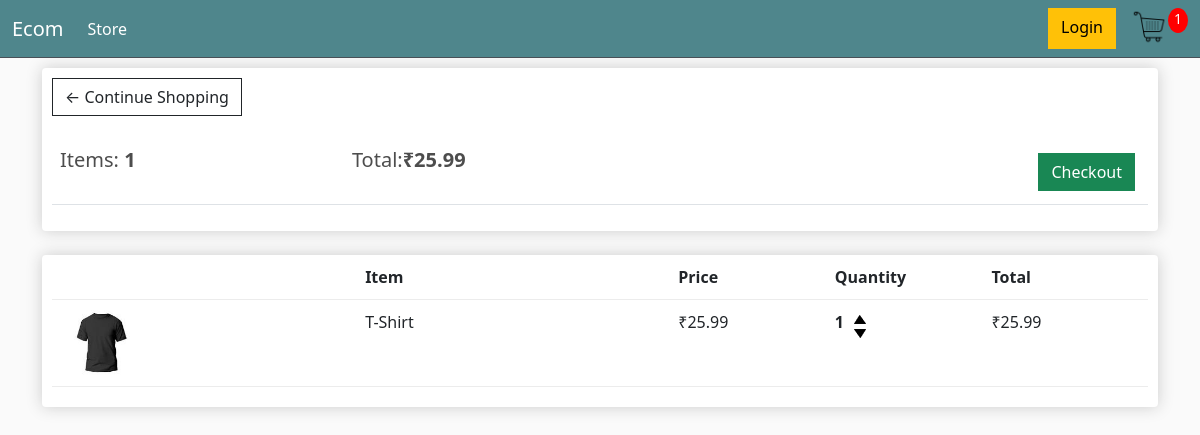
/cart/ (signed in), run on an earlier commit of the app's database.
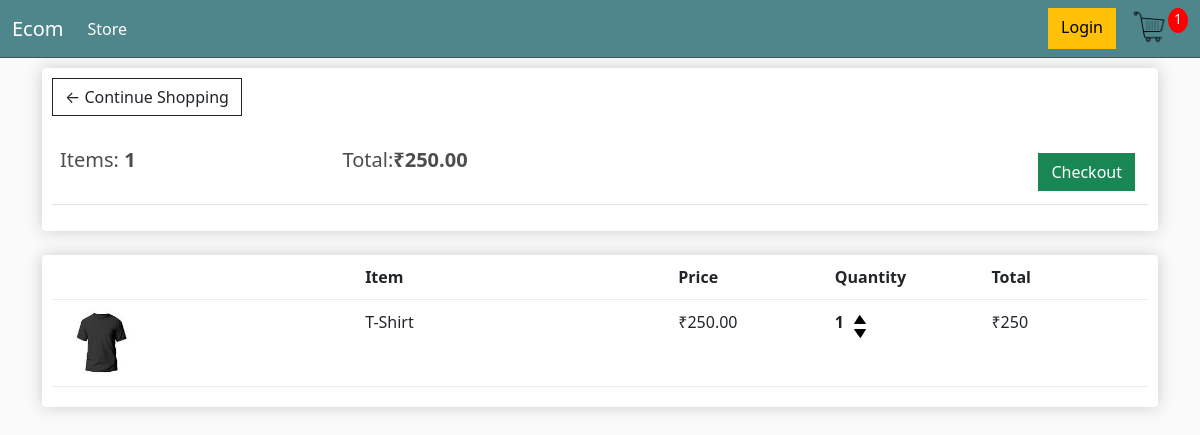
And on a later commit of the database.
### store/models.py (models this page shows, shortened)
class Order(models.Model):
    customer=models.ForeignKey(Customer,on_delete=models.SET_NULL,blank=True,null=True)
    date_ordered=models.DateTimeField(auto_now_add=True)
    complete=models.BooleanField(default=False,null=True,blank=False)
    transaction_id=models.CharField(max_length=200,null=True)
    razor_pay_order_id=models.CharField(max_length=100,null=True,blank=True)
    razor_pay_payment_id=models.CharField(max_length=100,null=True,blank=True)
    razor_pay_payment_signature=models.CharField(max_length=100,null=True,blank=True)
    @property
    def get_cart_total(self):
        orderitems=self.orderitem_set.all()
        total=sum([item.get_total for item in orderitems])
        return total
    @property
    def get_cart_items(self):
        orderitems=self.orderitem_set.all()
        total=sum([item.quantity for item in orderitems])
        return total

class OrderItem(models.Model):
    product=models.ForeignKey(Product,on_delete=models.SET_NULL,blank=True,null=True)
    order=models.ForeignKey(Order,on_delete=models.SET_NULL,blank=True,null=True)
    quantity=models.IntegerField(default=0,null=True,blank=True)
    date_added=models.DateTimeField(auto_now_add=True)
    @property
    def get_total(self):
        total=self.product.price*self.quantity
        return total

class Product(models.Model):
    name=models.CharField(max_length=200,null=True)
    price=models.IntegerField(null=True,blank=True)
    digital=models.BooleanField(default=False,null=True,blank=False)
    image=models.ImageField(null=True,blank=True)
    @property
    def imageURL(self):
        try:
            url=self.image.url
        except:
            url=''
        return url

### store/views.py (the view)
# urls.py: path('cart/',views.cart,name='cart'),
def cart(request):
    data=cartData(request)
    cartitems=data['cartitems']
    order=data['order']
    items=data['items']
    context={'items':items,"order":order,'cartitems':cartitems}
    return render(request,'store/cart.html',context)

### store/utils.py (called while the page is built)
def cartData(request):
    if request.user.is_authenticated:
        customer=request.user.customer
        order,created=Order.objects.get_or_create(customer=customer,complete=False)
        items=order.orderitem_set.all()
        cartitems=order.get_cart_items
    else:
        cookiedata=cookieCart(request)
        cartitems=cookiedata['cartitems']
        order=cookiedata['order']
        items=cookiedata['items']
    return {'items':items,"order":order,'cartitems':cartitems}

### store/templates/store/cart.html
{% extends 'store/main.html' %}
{% load static %}
{%block content%}
<div class="row">
    <div class="col-lg-12">
        <div class="box-element">
            <a  class="btn btn-outline-dark" href="{% url 'store' %}">&#x2190; Continue Shopping</a>
				<br>
				<br>
				<table class="table">
					<tr>
						<th><h5>Items: <strong>{{order.get_cart_items}}</strong></h5></th>
						<th><h5>Total:<strong>₹{{order.get_cart_total|floatformat:2}}</strong></h5></th>
						<th>
							<a  style="float:right; margin:5px;" class="btn btn-success" href="{% url 'checkout' %}">Checkout</a>
						</th>
					</tr>
				</table>
        </div>
        <br>
        <div class="box-element">
            <div class="cart-row">
                <div style="flex:2"></div>
                <div style="flex:2"><strong>Item</strong></div>
                <div style="flex:1"><strong>Price</strong></div>
                <div style="flex:1"><strong>Quantity</strong></div>
                <div style="flex:1"><strong>Total</strong></div>
            </div>
            {%for item in items%}
            <div class="cart-row">
                <div style="flex:2"><img class="row-image" src="{{item.product.imageURL}}"></div>
                <div style="flex:2"><p>{{item.product.name}}</p></div>
                <div style="flex:1"><p>₹{{item.product.price|floatformat:2}}</p></div>
                <div style="flex:1;display:flex;justify-content: flex-start;">
                    <p class="quantity">{{item.quantity}}</p>
                    <div class="quantity">
                        <img data-product="{{item.product.id}}" data-action="add" class="chg-quantity update-cart" src="{% static  'images/up.png' %}">
                        <img data-product="{{item.product.id}}" data-action="remove" class="chg-quantity update-cart" src="{% static  'images/down.png' %}">
                    </div>
                </div>
                <div style="flex:1"><p>₹{{item.get_total}}</p></div>
            </div>
            {% endfor %}
        </div>
    </div>
</div>
{%endblock content%}

What changed in the data, as far as the page shows it:
changed through a linked row, Order: get_cart_total "25.99" → "250.00"
changed through a linked row, OrderItem "T-Shirt": product.price "25.99" → "250.00"; get_total "25.99" → "250"
